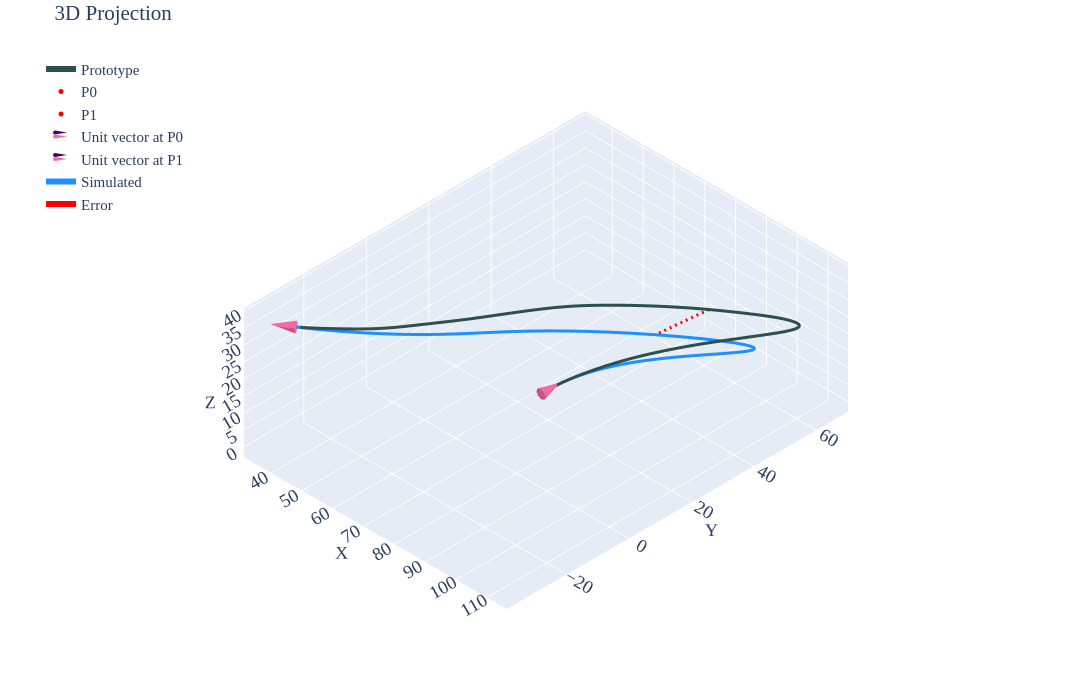

The notebook cell this image was saved under:
### Code cell
df=pd.read_csv('../data/2810/p3-case3.csv')
prt=df.iloc[10:,2:].reset_index(drop=True)
p0=df.iloc[5,2:].values.astype(float)   
p1=df.iloc[6,2:].values.astype(float)   
u0=df.iloc[8,2:].values.astype(float)*df.iloc[2,1]   
u1=df.iloc[9,2:].values.astype(float)*df.iloc[3,1]   
siml=pd.DataFrame(final_rod_position.T,columns=['X','Y','Z'])
fig=utils.plotter(prt.values,p0,p1,u0,u1,x_label='Prototype',spl1=siml.values,spl1_label='Simulated',cne=6,intr='d') 
a=df.iloc[59,2:] 
b=siml.iloc[50] 
fig.add_trace(go.Scatter3d(x=[a[0],b[0]],y=[a[1],b[1]],z=[a[2],b[2]],mode='lines',name='Error',line=dict(color='red',width=6,dash='longdash'))) 
fig.show()
pio.write_html(fig,'html/p3-case3.html')
siml.to_csv('data/p3-case3.csv',index=False)
